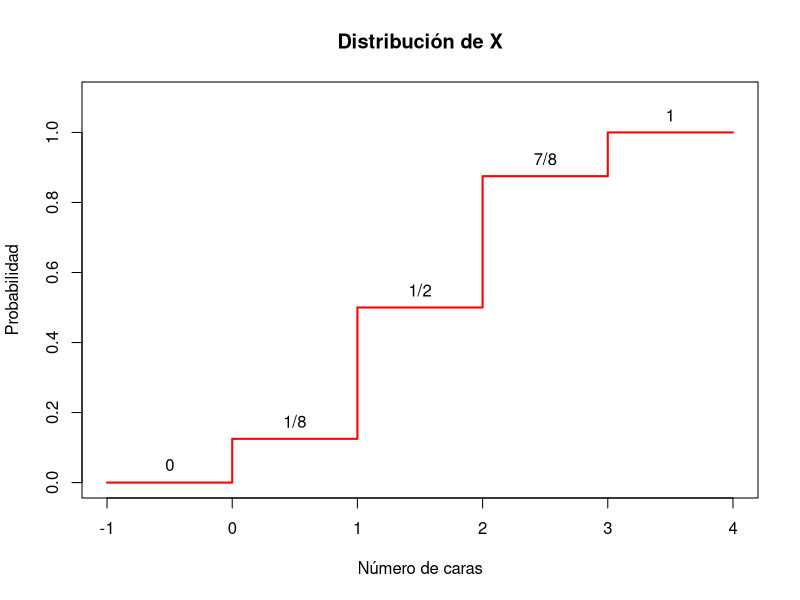
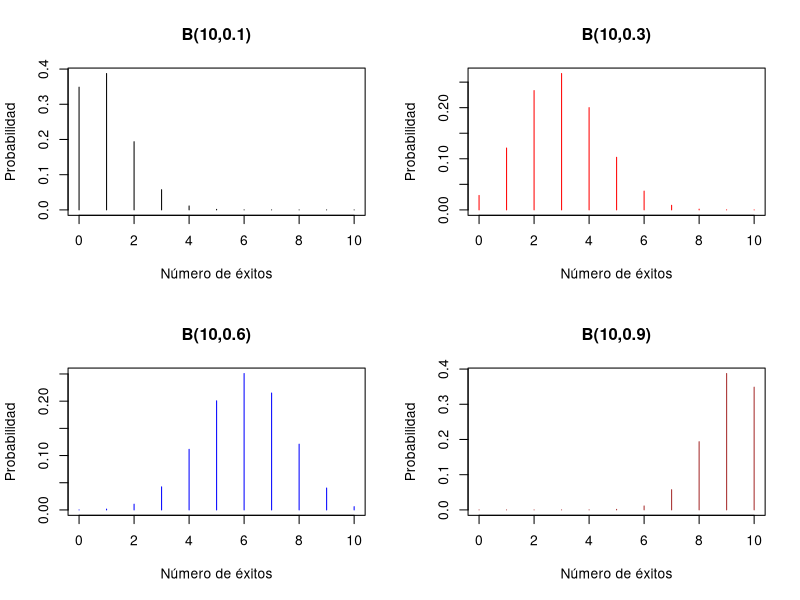
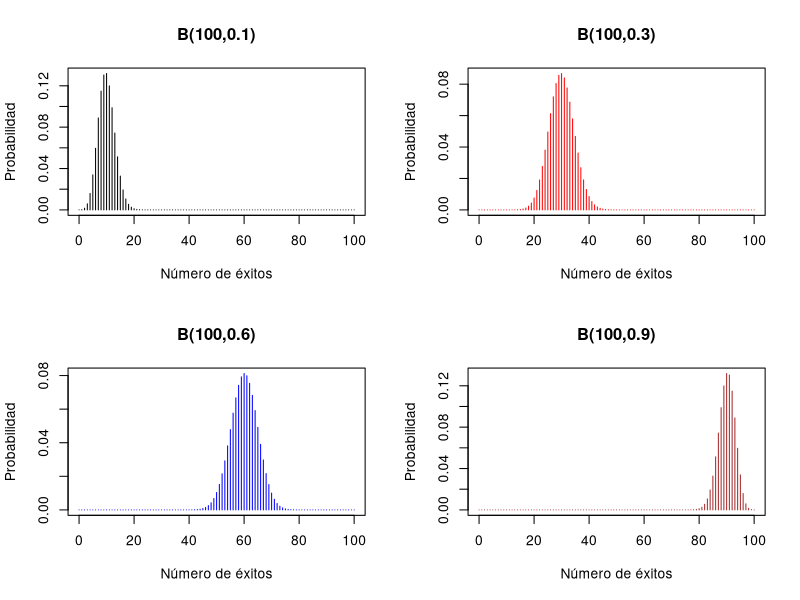
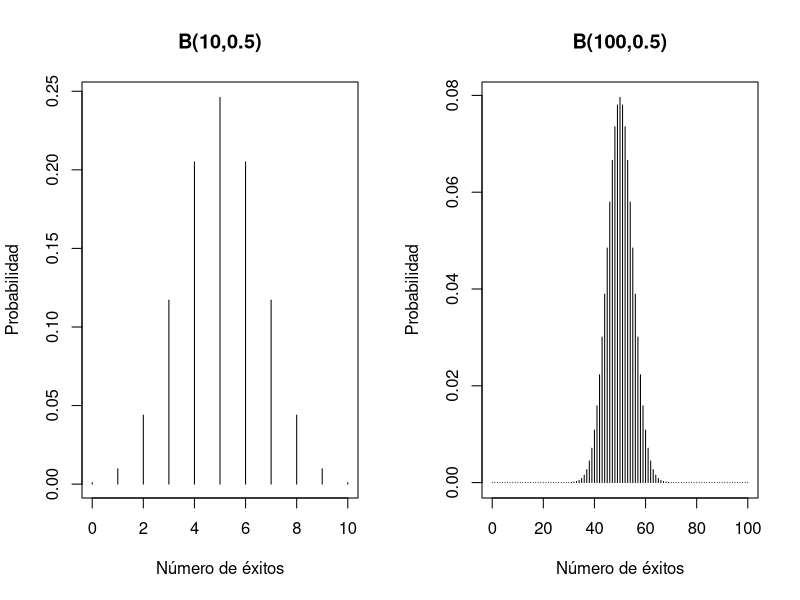
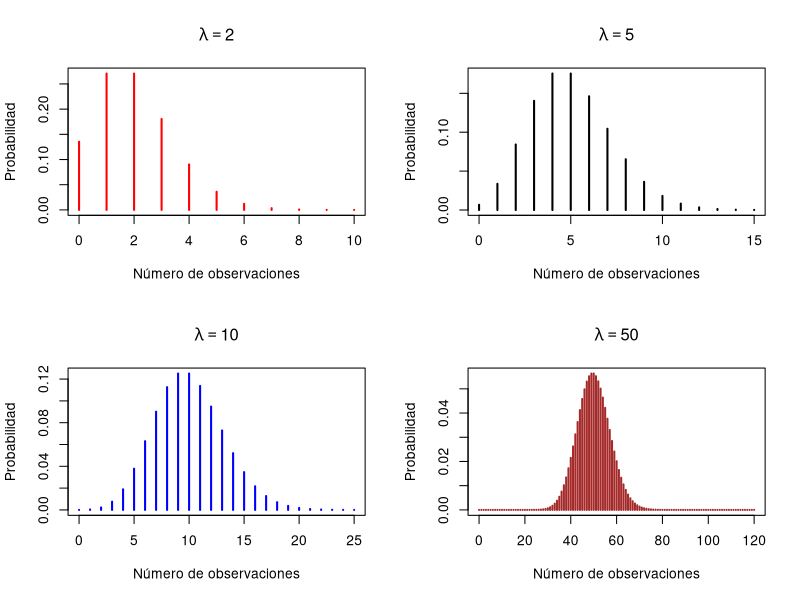
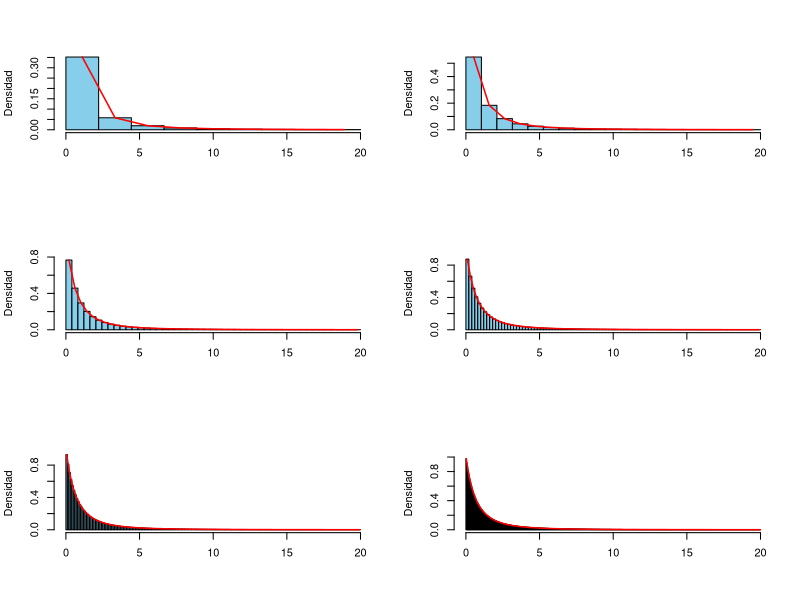
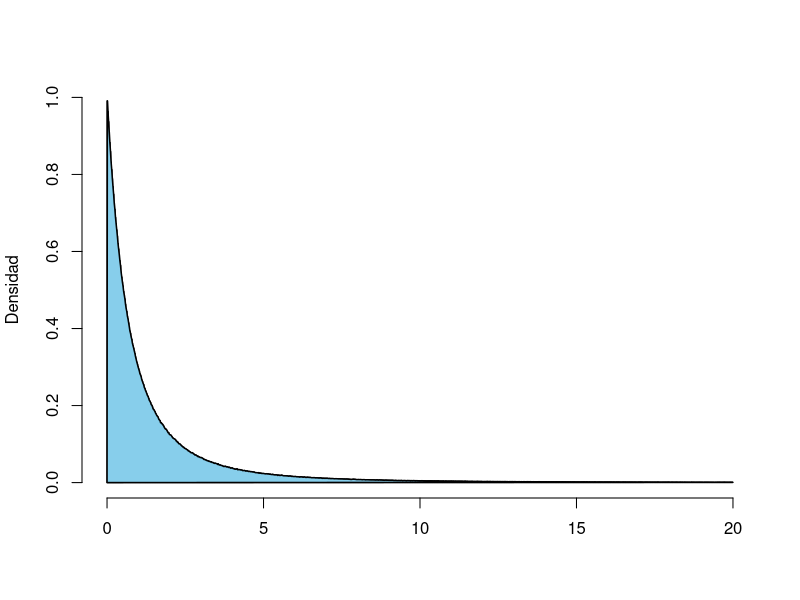
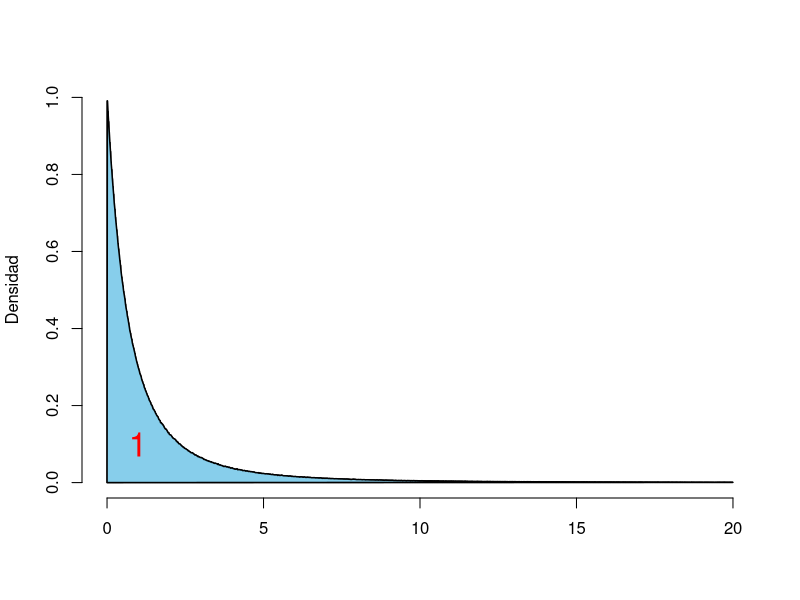

The R script that drew these images, in order:
## ---- chunk 1
plot(c(-1,0,0,1,1,2,2,3,3,4),c(0,0,1/8,1/8,1/2,1/2,7/8,7/8,1,1),xlim=c(-1,4),ylim=c(0,1.1),yaxp=c(0,1,5),xlab="Número de caras",ylab="Probabilidad",main="Distribución de X",type="l",col="red",lwd=2)
text(c(-0.5,0.5,1.5,2.5,3.5),c(0,1/8,1/2,7/8,1)+0.05,labels=c("0","1/8","1/2","7/8","1"))
## ---- chunk 2
par(mfrow=c(2,2))
plot(0:10,dbinom(0:10,10,0.1),pch=20,cex=0.75,xlab="Número de éxitos",ylab="Probabilidad",type="h",main="B(10,0.1)")
plot(0:10,dbinom(0:10,10,0.3),pch=20,cex=0.75,xlab="Número de éxitos",ylab="Probabilidad",type="h",main="B(10,0.3)",col="red")
plot(0:10,dbinom(0:10,10,0.6),pch=20,cex=0.75,xlab="Número de éxitos",ylab="Probabilidad",type="h",main="B(10,0.6)",col="blue")
plot(0:10,dbinom(0:10,10,0.9),pch=20,cex=0.75,xlab="Número de éxitos",ylab="Probabilidad",type="h",main="B(10,0.9)",col="brown")
## ---- chunk 3
par(mfrow=c(2,2))
plot(0:100,dbinom(0:100,100,0.1),pch=20,cex=0.75,xlab="Número de éxitos",ylab="Probabilidad",type="h",main="B(100,0.1)")
plot(0:100,dbinom(0:100,100,0.3),pch=20,cex=0.75,xlab="Número de éxitos",ylab="Probabilidad",type="h",main="B(100,0.3)",col="red")
plot(0:100,dbinom(0:100,100,0.6),pch=20,cex=0.75,xlab="Número de éxitos",ylab="Probabilidad",type="h",main="B(100,0.6)",col="blue")
plot(0:100,dbinom(0:100,100,0.9),pch=20,cex=0.75,xlab="Número de éxitos",ylab="Probabilidad",type="h",main="B(100,0.9)",col="brown")
par(mfrow=c(1,1))
## ---- chunk 4
par(mfrow=c(1,2))
plot(0:10,dbinom(0:10,10,0.5),pch=20,cex=0.75,xlab="Número de éxitos",ylab="Probabilidad",type="h",main="B(10,0.5)")
plot(0:100,dbinom(0:100,100,0.5),pch=20,cex=0.75,xlab="Número de éxitos",ylab="Probabilidad",type="h",main="B(100,0.5)")
par(mfrow=c(1,1))
## ---- chunk 5
dhyper(2,5,45,10)
## ---- chunk 6
max(abs(dbinom(0:10^6,10^6,10^-5)-dpois(0:10^6,10)))
## ---- chunk 7
par(mfrow=c(2,2))
plot(0:10,dpois(0:10,2),xlab="Número de observaciones",ylab="Probabilidad",type="h",main=expression(lambda==2),col="red",lwd=2)
plot(0:15,dpois(0:15,5),xlab="Número de observaciones",ylab="Probabilidad",type="h",main=expression(lambda==5),lwd=2)
plot(0:25,dpois(0:25,10),xlab="Número de observaciones",ylab="Probabilidad",type="h",main=expression(lambda==10),col="blue",lwd=2)
plot(0:120,dpois(0:120,50),xlab="Número de observaciones",ylab="Probabilidad",type="h",main=expression(lambda==50),col="brown",lwd=2)
## ---- chunk 8
par(mfrow=c(3,2))
set.seed(100)
x=rf(10001000,2,4)
x=x[x<20]
H0=hist(x,col="skyblue",freq=FALSE,xlab="",ylab="Densidad",main="", breaks=seq(0,20,length.out=10))
lines(H0$mids,H0$density,col="red",lwd=1.5)
H1=hist(x,col="skyblue",freq=FALSE,xlab="",ylab="Densidad",main="", breaks=seq(0,20,length.out=20))
lines(H1$mids,H1$density,col="red",lwd=1.5)
H2=hist(x,col="skyblue",freq=FALSE,xlab="",ylab="Densidad",main="", breaks=seq(0,20,length.out=50),ylim=c(0,0.8))
lines(H2$mids,H2$density,col="red",lwd=1.5)
H3=hist(x,col="skyblue",freq=FALSE,xlab="",ylab="Densidad",main="", breaks=seq(0,20,length.out=100),ylim=c(0,0.9))
lines(H3$mids,H3$density,col="red",lwd=1.5)
H4=hist(x,col="skyblue",freq=FALSE,xlab="",ylab="Densidad",main="", breaks=seq(0,20,length.out=200),ylim=c(0,0.9))
lines(H4$mids,H4$density,col="red",lwd=1.5)
H5=hist(x,col="skyblue",freq=FALSE,xlab="",ylab="Densidad",main="", breaks=seq(0,20,length.out=500),ylim=c(0,1))
lines(H5$mids,H5$density,col="red",lwd=1.5)
par(mfrow=c(1,1))
## ---- chunk 9
H5=hist(x,col="skyblue",freq=FALSE,xlab="",ylab="Densidad",main="", breaks=seq(0,20,length.out=1000),ylim=c(0,1))
polygon(c(0,H5$mids),c(0,H5$density),col="skyblue",lwd=1.5,xlab="",ylab="Densitat")
## ---- chunk 10
H5=hist(x,col="skyblue",freq=FALSE,xlab="",ylab="Densidad",main="", breaks=seq(0,20,length.out=1000),ylim=c(0,1))
polygon(c(0,H5$mids),c(0,H5$density),col="skyblue",lwd=1.5,xlab="",ylab="Densitat")
text(1,0.1,text=c("1"),col="red",cex=2)
## ---- chunk 11
plot(c(-1,0,1,2),c(0,0,1,1),type="l",lwd=1.5,xlab="",ylab="",main="Distribución de X",xaxp=c(-0.5,1.5,4))
## ---- chunk 12
plot(c(-1,0),c(0,0),type="l",lwd=1.5,xlab="",
     ylab="",main="Densidad de X",xlim=c(-1,2),xaxp=c(-0.5,1.5,4),ylim=c(0,1))
points(c(0,1),c(1,1),type="l",lwd=1.5)
points(c(1,2),c(0,0),type="l",lwd=1.5)
## ---- chunk 13
curve(dnorm(x),-5,5,col="blue",lwd=3,ylim=c(0,0.5),main="Densidad de N(0,1)",xlab="",ylab="")
abline(v=0)
## ---- chunk 14
curve(pnorm(x,40*0.3,sqrt(40*0.3*0.7)),xlim=c(0,30),xlab="",ylab="",col="blue",lwd=2,main="Ditribuciones de B(40,0.3) y N(40*0.3,sqrt(50*0.3*0.7)")
curve(pbinom(x,40,0.3),col="red",add=TRUE)
legend("topleft",lty=c(1,1),col=c("blue","red"),legend=c("Normal","Binomial"),cex=0.75)
## ---- chunk 15
curve(dnorm,-4,4,xaxt="n",yaxt="n",xaxs="i",yaxs="i",xlab="",bty="l",ylab="",lwd=2)
abline(v=0,lty=2)
axis(1,at=c(0), labels=c(expression(mu)))
## ---- chunk 16
x <- seq(-4,4,.1)

plot(x,dnorm(x),type="l",xlab="",ylab="",xaxs="i",yaxs="i",ylim=c(0,.4),bty="l",xaxt="n",yaxt="n",lwd=2)
polysection <- function(a,b,dist=dnorm,col="blue",n=11){
    dx <- seq(a,b,length.out=n)
    polygon(c(a,dx,b),c(0,dist(dx),0),border=NA,col=col)
}

for(i in -4:-2){
    polysection(i,i+1,col="blue")
  #  polysection(-i-1,-i,col="grey")
}
for(i in 1:4){
    polysection(i,i+1,col="blue")
  #  polysection(-i-1,-i,col="grey")
}


axis(1,at=c(-1,0,1), labels=c(expression(mu-x),expression(mu),expression(mu+x)))
abline(v=0,lty=2)
## ---- chunk 17
x <- seq(-4,4,.1)

plot(x,dnorm(x),type="l",xlab="",ylab="",xaxs="i",yaxs="i",ylim=c(0,.4),bty="l",xaxt="n",yaxt="n",lwd=2)
polysection <- function(a,b,dist=dnorm,col="blue",n=11){
    dx <- seq(a,b,length.out=n)
    polygon(c(a,dx,b),c(0,dist(dx),0),border=NA,col=col)
}

for(i in -4:-2){
    polysection(i,i+1,col="blue")
  #  polysection(-i-1,-i,col="grey")
}
for(i in 1:4){
    polysection(i,i+1,col="blue")
  #  polysection(-i-1,-i,col="grey")
}


axis(1,at=c(-1,0,1), labels=c(expression(-z),"0",expression(z)))
abline(v=0,lty=2)
## ---- chunk 18
par(mfrow=c(1,2))
curve(dnorm(x,12,2.3),xlim=c(4,20),ylim=c(0,0.5),lwd=2,xlab="",ylab="")
curve(dnorm(x,16,0.8),add=TRUE,lwd=2,lty="dashed",col="red")
legend("topleft",lty=c(1,2),col=c("black","red"),legend=c("Sanos","Enfermos"),cex=0.75)
plot(1-pnorm((-1000:20000)/1000,12,2.3),1-pnorm((-1000:20000)/1000,16,0.8),type="l",lwd=2,xlab="1-Especificidad",ylab="Sensibilidad",main="Curva ROC")
abline(0,1,lty="dotted")
par(mfrow=c(1,1))
